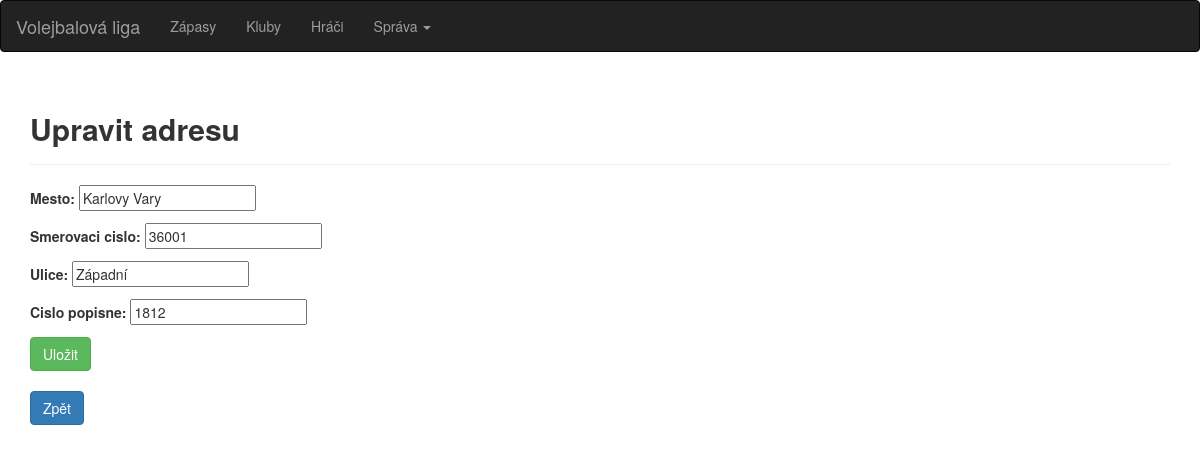
The page /adresa/1/edit/ on the database its author committed.
### volejbal/models.py (models this page shows, shortened)
class Adresa(models.Model):
    mesto = models.CharField(max_length=50)
    smerovaci_cislo = models.IntegerField()
    ulice = models.CharField(max_length=50)
    cislo_popisne = models.IntegerField()

### volejbal/views.py (the view)
# urls.py: path('adresa/<int:adresa_id>/edit/', volejbal.views.adresa_edit, name='adresa_edit'),
def adresa_edit(request, adresa_id):
    try:
        h = Adresa.objects.get(id=adresa_id)
    except Adresa.DoesNotExist:
        raise Http404("Adresa does not exist")
    if request.method == 'POST':
        form = AdresaForm(request.POST, instance=h)
        if form.is_valid():
            form.save()
            return render(request, 'adresa_info.html', {'adresa': h})
    else:
        form = AdresaForm(instance=h)
    return render(request, 'adresa_edit.html', {'form': form})

### volejbal/forms.py
class AdresaForm(forms.ModelForm):
    class Meta:
        model = Adresa
        exclude = []

### templates/adresa_edit.html (shortened to what this page needs)
{% extends "base.html" %}
{% block content %}
    <div class="container">
        <div class="page-header">
            <h2><strong>Upravit adresu</strong></h2>
        </div>
        <form action="{% url 'adresa_edit' form.instance.id %}" method="post">
            {{ form.as_p}}
            <input type="submit" class="btn btn-success" value="Uložit">
        </form>
    <br>
    </div>
    <div class="container">
    <form>
            <input type="button" class="btn btn-primary" value="Zpět" onclick="history.back()">
        </form>
    </div>
{% endblock %}

### rows shown on the page
Adresa: mesto "Karlovy Vary", smerovaci_cislo "36001", ulice "Západní", cislo_popisne "1812"
